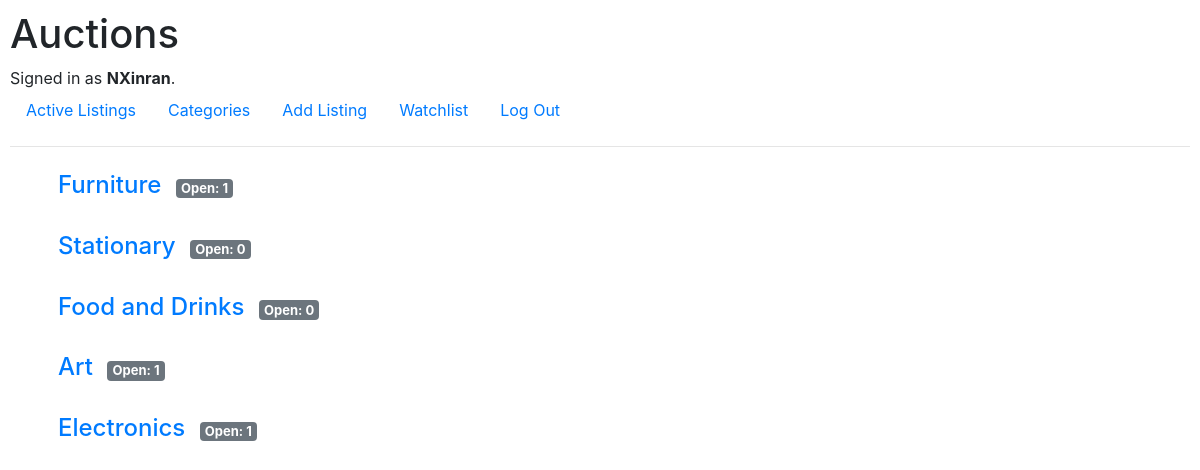
The page /categories (signed in) on the database its author committed.
### auctions/models.py (models this page shows, shortened)
class User(AbstractUser):
    pass

class Category(models.Model):
    name = models.CharField(max_length=64)
    count = models.IntegerField(default=0)

### auctions/views.py (the view)
# urls.py: path("categories", views.categories, name="categories"),
def categories(request):
    categories = Category.objects.all()
    for category in categories:
        count = Listing.objects.filter(category=category).filter(is_open=True).count()
        category.count = count
        category.save()
    return render(request, "auctions/categories.html", {
        "categories": categories
    })

### auctions/templates/auctions/categories.html
{% extends "auctions/layout.html" %}
{% block body %}
<div class="m-4">
    {% for category in categories %}
    <div class="row ml-4 mb-4">
        <h4> <a href="{% url 'category' category.name %}">{{category.name}}</a>
            <span class="badge badge-secondary mx-2" style="font-size: small;">Open: {{category.count}}</span>
        </h4>
    </div>
{% endfor %}
</div>
{% endblock %}

### auctions/templates/auctions/layout.html (shortened to what this page needs)
{% load static %}
<!DOCTYPE html>
<html lang="en">
    <head>
        <link rel="stylesheet" href="https://stackpath.bootstrapcdn.com/bootstrap/4.4.1/css/bootstrap.min.css">
        <link href="{% static 'auctions/styles.css' %}" rel="stylesheet">
    </head>
    <body>
        <h1>Auctions</h1>
        <div>
            {% if user.is_authenticated %}
                Signed in as <strong>{{ user.username }}</strong>.
            {% else %}
                Not signed in.
            {% endif %}
        </div>
        <ul class="nav">
            <li class="nav-item">
                <a class="nav-link" href="{% url 'index' %}">Active Listings</a>
            </li>
            <li class="nav-item">
                <a href="{% url 'categories' %}" class="nav-link">Categories</a>
            </li>
            {% if user.is_authenticated %}
                <li class="nav-item">
                    <a class="nav-link" href="{% url 'add' %}">Add Listing</a>
                </li>
                <li class="nav-item">
                    <a href="{% url 'watchlist' %}" class="nav-link">Watchlist</a>
                </li>
                <li class="nav-item">
                    <a class="nav-link" href="{% url 'logout' %}">Log Out</a>
                </li>
            {% endif %}
        </ul>
        <hr>
        {% block body %}
        {% endblock %}
    </body>
</html>

### auctions/static/auctions/styles.css (style rules this page uses)
body { padding: 10px; }

### rows shown on the page
User: username "NXinran"
Category: name "Furniture", count "1"
Category: name "Stationary", count "0"
Category: name "Food and Drinks", count "0"
Category: name "Art", count "1"
Category: name "Electronics", count "1"
